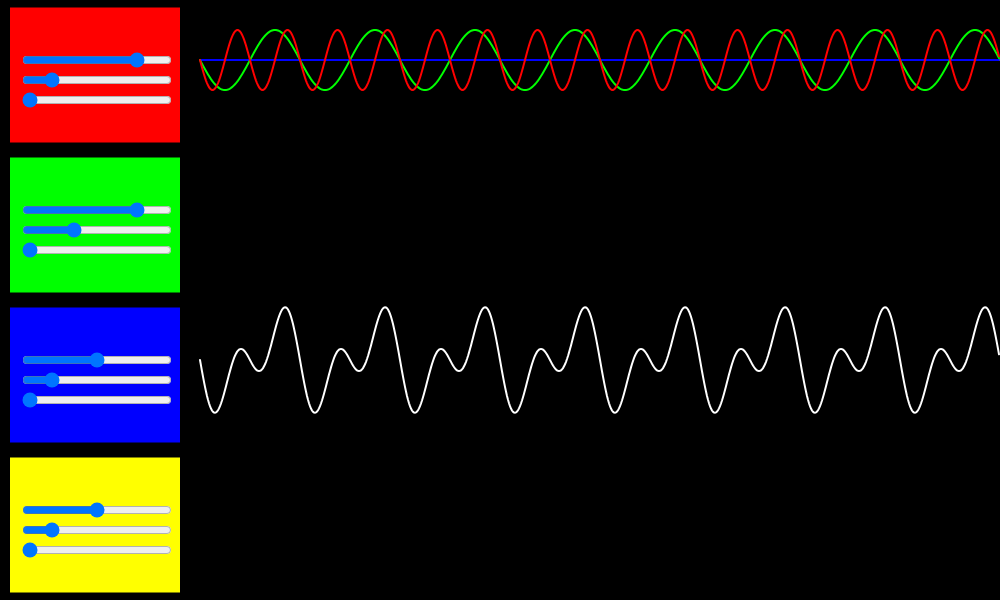
Frame 1 (no input)
Frame 60 (no input): identical to frame 1, image omitted
Frame 120 (the mouse pressed at the canvas centre since frame 60): identical to frame 1, image omitted

The p5.js sketch that drew this single still picture (run headless with seeded random() and noise() and a simulated clock; from frame 60 on, the mouse is pressed at the canvas centre):

// p5.js sketch
// ── sketch.js
var amplitude1;
var wavelength1;
var xStart1;
var amplitude2;
var wavelength2;
var xStart2;
var amplitude3;
var wavelength3;
var xStart3;
var amplitude4;
var wavelength4;
var xStart4;

var wave1;
var wave2;
var wave3;
var wave4;

let slidersHeight;

function setup()
{
	createCanvas(1000, 600);

	wave1 = new Wave(1);
	wave2 = new Wave(2);
	wave3 = new Wave(3);
	wave4 = new Wave(4);

	let q1 = 0*height/4;
	let q2 = 1*height/4;
	let q3 = 2*height/4;
	let q4 = 3*height/4;

	slidersHeight = (height/4)*(9/10);

	//SLIDERS
	amplitude1 = createSlider(-50, 50, 30);
  	amplitude1.position(20, q1+slidersHeight/2-20);
  	amplitude1.size(150, 20);
	wavelength1 = createSlider(1, 300, 50);
  	wavelength1.position(20, q1+slidersHeight/2);
  	wavelength1.size(150, 20);
	xStart1 = createSlider(0, 100, 0);
  	xStart1.position(20, q1+slidersHeight/2+20);
  	xStart1.size(150, 20);
  	
	amplitude2 = createSlider(-50, 50, 30);
  	amplitude2.position(20, q2+slidersHeight/2-20);
  	amplitude2.size(150, 20);
	wavelength2 = createSlider(1, 300, 100);
  	wavelength2.position(20, q2+slidersHeight/2);
  	wavelength2.size(150, 20);
	xStart2 = createSlider(0, 100, 0);
  	xStart2.position(20, q2+slidersHeight/2+20);
  	xStart2.size(150, 20);
  	
	amplitude3 = createSlider(-50, 50, 0);
  	amplitude3.position(20, q3+slidersHeight/2-20);
  	amplitude3.size(150, 20);
	wavelength3 = createSlider(1, 300, 50);
  	wavelength3.position(20, q3+slidersHeight/2);
  	wavelength3.size(150, 20);
	xStart3 = createSlider(0, 100, 0);
  	xStart3.position(20, q3+slidersHeight/2+20);
  	xStart3.size(150, 20);
  	
	amplitude4 = createSlider(-50, 50, 0);
  	amplitude4.position(20, q4+slidersHeight/2-20);
  	amplitude4.size(150, 20);
	wavelength4 = createSlider(1, 300, 50);
  	wavelength4.position(20, q4+slidersHeight/2);
  	wavelength4.size(150, 20);
	xStart4 = createSlider(0, 100, 0);
  	xStart4.position(20, q4+slidersHeight/2+20);
  	xStart4.size(150, 20);
}

function draw()
{
	background(0);

	///////////////////////////

	noStroke();
	fill(wave1.color);
	rect(amplitude1.x-10, amplitude1.y-40, 170, slidersHeight);

	wave1.amplitude = amplitude1.value();
	wave1.wavelength = wavelength1.value();
	wave1.xStart = xStart1.value();

	///////////////////////////

	noStroke();
	fill(wave2.color);
	rect(amplitude2.x-10, amplitude2.y-40, 170, slidersHeight);

	wave2.amplitude = amplitude2.value();
	wave2.wavelength = wavelength2.value();
	wave2.xStart = xStart2.value();
	
	///////////////////////////

	noStroke();
	fill(wave3.color);
	rect(amplitude3.x-10, amplitude3.y-40, 170, slidersHeight);

	wave3.amplitude = amplitude3.value();
	wave3.wavelength = wavelength3.value();
	wave3.xStart = xStart3.value();
	
	///////////////////////////

	noStroke();
	fill(wave4.color);
	rect(amplitude4.x-10, amplitude4.y-40, 170, slidersHeight);

	wave4.amplitude = amplitude4.value();
	wave4.wavelength = wavelength4.value();
	wave4.xStart = xStart4.value();
	
	///////////////////////////

	wave4.show();
	wave3.show();
	wave2.show();
	wave1.show();

	generateSumWave();
}

function generateSumWave()
{
	noFill();
	stroke(255);
	strokeWeight(2);

	beginShape();
	for(let i=0; i<800; i++)
	{
		let h1 = wave1.getPartialHeight(i);
		let h2 = wave2.getPartialHeight(i);
		let h3 = wave3.getPartialHeight(i);
		let h4 = wave4.getPartialHeight(i);

		vertex(200 + i, (6*height/10) + (h1+h2+h3+h4));
	}
	endShape();
}
// ── Wave.js
class Wave
{
	constructor(type)
	{
		this.amplitude = 50;
		this.wavelength = 50;
		this.xStart = 0;

		this.xAxis = height/10;

		switch(type)
		{
			case 1:
				this.color = color(255, 0, 0);
				//this.xAxis = 60;
			break;
			
			case 2:
				this.color = color(0, 255, 0);
				//this.xAxis = 160;
			break;
			
			case 3:
				this.color = color(0, 0, 255);
				//this.xAxis = 260;
			break;
			
			case 4:
				this.color = color(255, 255, 0);
				//this.xAxis = 360;
			break;
		}	
	}

	getPartialHeight(index)
	{
		let ds = (index + (this.xStart/100)*this.wavelength*4) % this.wavelength;
		let angle = map(ds, 0, this.wavelength, 0, TWO_PI);

		return this.amplitude*sin(angle);
	}

	show()
	{
		noFill();
		strokeWeight(2);
		stroke(this.color);

		beginShape();

		for(let i=0; i<800; i++)
		{
			vertex(200 + i, this.xAxis + this.getPartialHeight(i));
		}

		endShape();
	}
}
